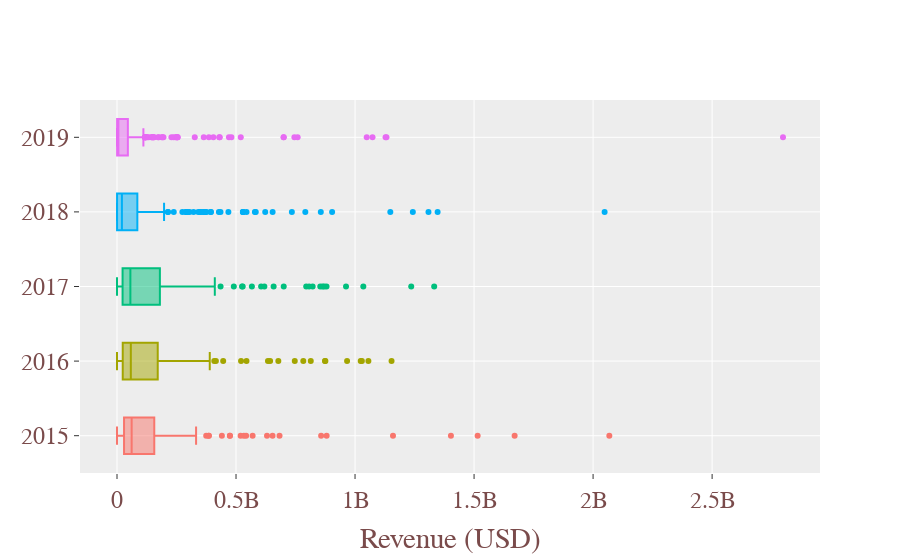

The cell this chart's notebook holds for it:
### Code cell
rev_plot_worldwide = go.Figure()
rev_plot_worldwide.add_trace(go.Box(x=trace_2015_worldwide, name = '2015'))
rev_plot_worldwide.add_trace(go.Box(x=trace_2016_worldwide, name = '2016'))
rev_plot_worldwide.add_trace(go.Box(x=trace_2017_worldwide, name = '2017'))
rev_plot_worldwide.add_trace(go.Box(x=trace_2018_worldwide, name = '2018'))
rev_plot_worldwide.add_trace(go.Box(x=trace_2019_worldwide, name = '2019'))
rev_plot_worldwide.update_layout(
    xaxis_title="Revenue (USD)",
    template="ggplot2",
    showlegend = False,
    font=dict(
        family="Calibri",
        size=24,
        color='#7a4b4b'
    ))

rev_plot_worldwide.show()

### Figure 1 — Plotly figure (JSON) as saved in the notebook; plotly's stock layout.template omitted (floating-point values rounded to 4 significant figures; data arrays with more than 128 entries replaced by an {"elided": "..."} marker saying what was removed)
{"data": [{"name": "2015", "type": "box", "x": {"elided": "179 int values"}}, {"name": "2016", "type": "box", "x": {"elided": "203 int values"}}, {"name": "2017", "type": "box", "x": {"elided": "184 int values"}}, {"name": "2018", "type": "box", "x": {"elided": "275 int values"}}, {"name": "2019", "type": "box", "x": {"elided": "280 int values"}}], "layout": {"font": {"color": "#7a4b4b", "family": "Calibri", "size": 24}, "showlegend": false, "xaxis": {"title": {"text": "Revenue (USD)"}}}}
